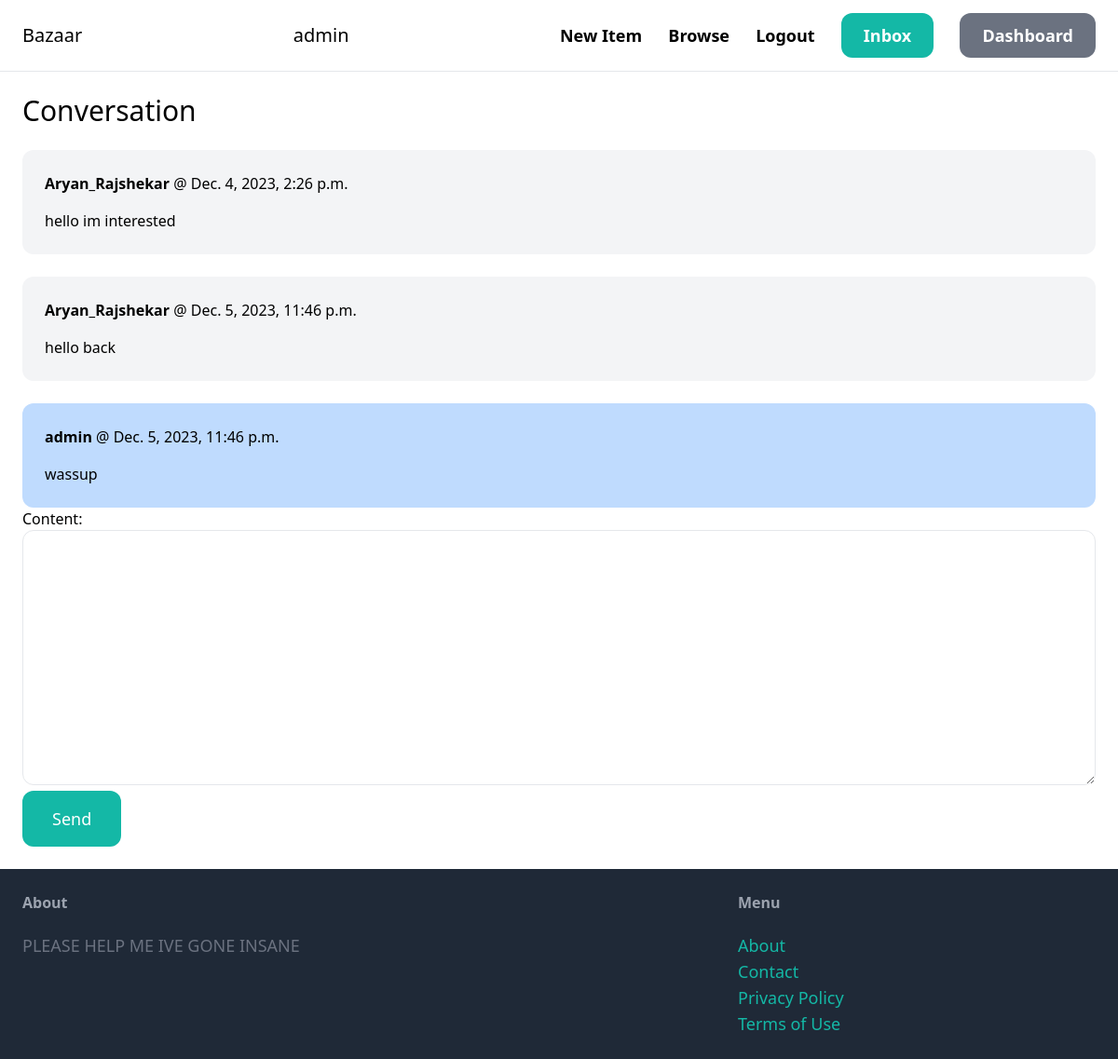
The app's page /message/1/ (signed in) with its own data.
### conversation/models.py (models this page shows)
class ConversationMessage(models.Model):
    conversation = models.ForeignKey(Conversation, related_name = 'messages', on_delete=models.CASCADE)
    content = models.TextField()
    created_at = models.DateTimeField(auto_now_add=True)
    created_by = models.ForeignKey(User, related_name = 'created_messages', on_delete=models.CASCADE)

### message/views.py (the view)
# urls.py: path('<int:pk>/',views.detail, name='detail'),
@login_required
def detail(request,pk):
    conversation = Conversation.objects.filter(members__in =[request.user.id]).get(pk=pk)
    if request.method == 'POST':
        form = ConversationMessageForm(request.POST)
        if form.is_valid():
            conversation_message = form.save(commit=False)
            conversation_message.conversation = conversation
            conversation_message.created_by = request.user
            conversation_message.save()
            conversation.save()
            return redirect('message:detail',pk=pk)
    else:
        form = ConversationMessageForm()
    return render(request, 'message/detail.html',{
          'conversation' : conversation,
          'form': form
     })

### conversation/forms.py
class ConversationMessageForm(forms.ModelForm):
    class Meta:
        model = ConversationMessage
        fields = ('content',)
        widgets = {
            'content' : forms.Textarea(attrs={
                'class' : 'w-full py-4 px-6 rounded-xl border'
            })
        }

### message/templates/message/detail.html (shortened to what this page needs)
{% extends 'core/base.html'%}
{%block content%}
<h1 class="mb-6 text-3xl">Conversation</h1>
<div class ="space-y-6">
    {% for message in conversation.messages.all %}
            <div class="p-6 flex {% if message.created_by == request.user %}bg-blue-200{% else %}bg-gray-100{%endif%} rounded-xl">
                <div>
                    <p class="mb-4"><strong>{{message.created_by.username}}</strong> @ {{message.created_at}}</p>
                    <p>{{message.content}}</p>
                </div>
            </div>
    {%endfor%}
</div>
<form method="post" action=".">
    {{form.as_p}}
    <button class="py-4 px-8 text-lg bg-teal-500 hover:bg-teal-700 rounded-xl text-white">Send</button>
</form>
{%endblock%}

### core/templates/core/base.html (shortened to what this page needs)
<!DOCTYPE html>
<html>
    <head>
        <script src="https://cdn.tailwindcss.com"></script>
    </head>
    <body>
        <nav class="py-6 px-6 flex justify-between items-center border-b border-gray-200">
            <a href="/" class=text-xl font-semibold>Bazaar</a>
            {% if request.user.is_authenticated %}
            <div class = "text-xl">
            {{request.user.username}}
            {%endif%}
            </div>
            <div class="space-x-6">
                <a href="{% url 'item:add' %}" class="text-lg font-semibold hover:text-gray-500">New Item</a>
                <a href="{% url 'item:browse' %}" class="text-lg font-semibold hover:text-gray-500">Browse</a>
               {% if request.user.is_authenticated %}
               <a href="{% url 'core:logout' %}" class="text-lg font-semibold hover:text-gray-500">Logout</a>
               <a href="{% url 'message:inbox' %}" class="px-6 py-3 text-lg font-semibold bg-teal-500 text-white rounded-xl hover:bg-teal-700">Inbox</a>
                <a href="{% url 'dashboard:index' %}" class="px-6 py-3 text-lg font-semibold bg-gray-500 text-white rounded-xl hover:bg-gray-700">Dashboard</a>
               {% else %}
                <a href="{% url 'core:signup' %}" class="px-6 py-3 text-lg font-semibold bg-teal-500 text-white rounded-xl hover:bg-teal-700">Sign Up</a>
                <a href="{% url 'core:login' %}" class="px-6 py-3 text-lg font-semibold bg-gray-500 text-white rounded-xl hover:bg-gray-700">Login</a>
            {% endif%}
            </div>
        </nav>
        <div class="px-6 py-6">
          {% block content%}
          {% endblock %}
        </div>
        <footer class="py-6 px-6 flex justify-between bg-gray-800">
            <div class="w-2/3 pr-10">
                <h3 class="mb-5 font-semibold text-gray-400">About</h3>
                <p class="text-lg text-gray-500">PLEASE HELP ME IVE GONE INSANE</p>
            </div>
            <div class="w-1/3">
                <h3 class="mb-5 font-semibold text-gray-400">Menu</h3>
                <ul class="sapce-y-2">
                    <li><a href="#" class="text-lg text-teal-500 hover:text-teal-700">About</a></li>
                    <li><a href="{% url 'core:contact' %}" class="text-lg text-teal-500 hover:text-teal-700">Contact</a></li>
                    <li><a href="#" class="text-lg text-teal-500 hover:text-teal-700">Privacy Policy</a></li>
                    <li><a href="#" class="text-lg text-teal-500 hover:text-teal-700">Terms of Use</a></li>
                </div>
    </body>
</html>

### records on screen
ConversationMessage: created_by.username "Aryan_Rajshekar", created_at "Dec. 4, 2023, 2:26 p.m.", content "hello im interested"
ConversationMessage: created_by.username "Aryan_Rajshekar", created_at "Dec. 5, 2023, 11:46 p.m.", content "hello back"
ConversationMessage: created_by.username "admin", created_at "Dec. 5, 2023, 11:46 p.m.", content "wassup"

### other values on screen
{{ request.user.username }} "admin"
